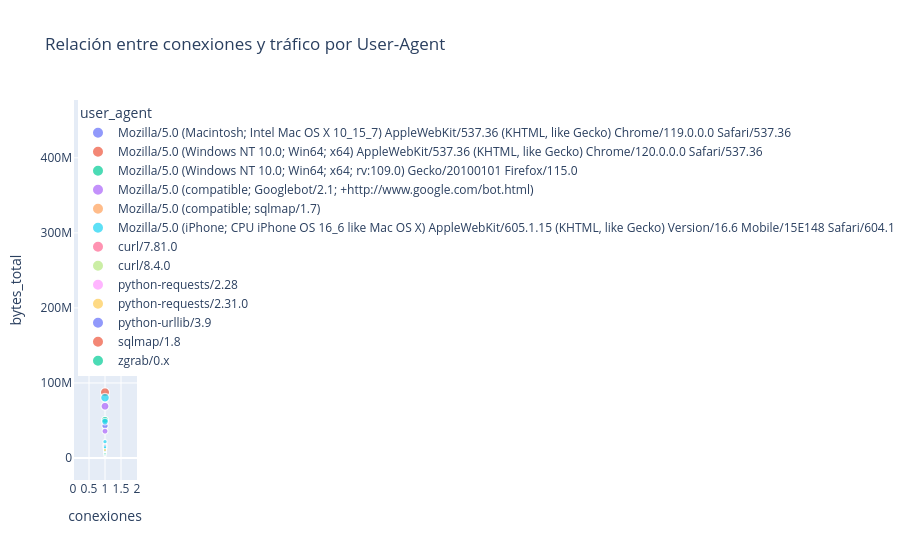

Notebook code for this chart:
### Code cell
fig = px.scatter(
    ua_activity,
    x='conexiones',
    y='bytes_total',
    color='user_agent',
    size='bytes_total',
    hover_data=['src_ip'],
    title='Relación entre conexiones y tráfico por User-Agent'
)

fig.show()
